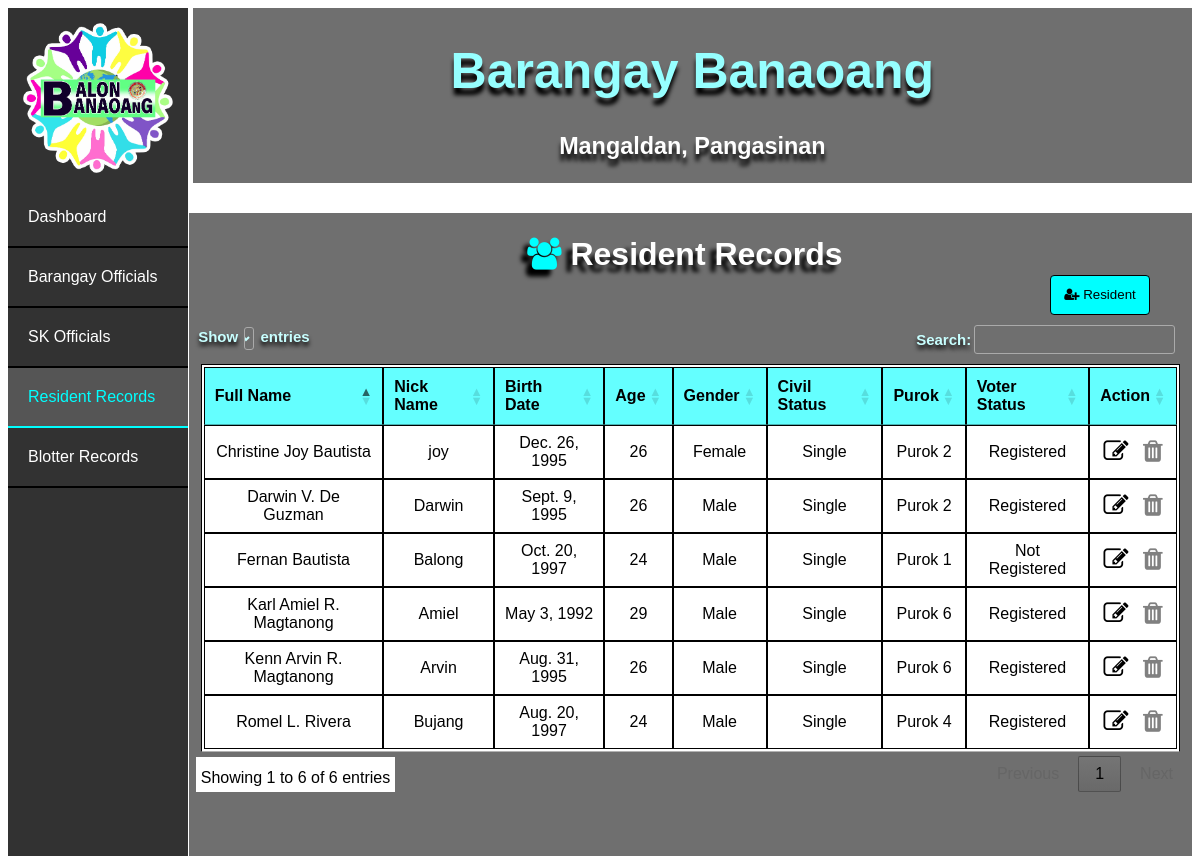
/list_residents, run on the app's committed database.
### bis/models.py (models this page shows)
class Resident(models.Model):
    full_name = models.CharField(max_length=30)
    nick_name = models.CharField(max_length=30)
    birth_date = models.DateField()
    gender = models.CharField(max_length=30)
    civil_status = models.CharField(max_length=30)
    purok = models.CharField(max_length=30)
    voter_status = models.CharField(max_length=30)
    @property
    def age(self):
        return int((datetime.now().date() - self.birth_date).days / 365.25)

### bis/views.py (the view)
# urls.py: path('list_residents', views.list_residents, name='list_residents'),
def list_residents(request):
    residents = Resident.objects.all()
    return render(request, 'list_residents.html', { 'residents_list' : residents })

### bis/templates/list_residents.html (shortened to what this page needs)
<!DOCTYPE html>
<html lang="en">
<head>
    {% load static %}
    <link rel="stylesheet" type="text/css" href="{% static 'index.css' %}">
    <link rel="stylesheet" type="text/css" href="//cdn.datatables.net/1.11.4/css/jquery.dataTables.min.css">
    <link rel="stylesheet" type="text/css" href="https://maxcdn.bootstrapcdn.com/font-awesome/4.7.0/css/font-awesome.min.css">
</head>
<body>
  <div class="banr">
    <div class="bant"><h1>Barangay Banaoang</h1></div>
    <div class="bant2"><h3>Mangaldan, Pangasinan</h3></div>
</div>
<ul>
  <div class="logo1"></div>
  <li><a href="index">Dashboard</a></li>
  <li><a href="list_officials">Barangay Officials</a></li>
  <li><a href="list_sks">SK Officials</a></li>
  <li><a class="active" href="list_residents">Resident Records</a></li>
  <li><a href="list_blotters">Blotter Records</a></li>
</ul>
<div class="cont">
  <h1 class="h"><i class="fa fa-users" style="color: cyan;"></i> Resident Records</h1>
  <a  href="create_residents"><button class="ad"><i class="fa fa-user-plus"></i> Resident</button></a>
    <table id="myTable" style="width: 98%;">
      <thead>
        <tr>
          <th>Full Name</th>
          <th>Nick Name</th>
          <th>Birth Date</th>
          <th>Age</th>
          <th>Gender</th>
          <th>Civil Status</th>
          <th>Purok</th>
          <th>Voter Status</th>
          <th>Action</th>
        </tr>
      </thead>
      <tbody>
        {% for resident in residents_list %}
        <tr>
          <td>{{ resident.full_name }}</td>
          <td>{{ resident.nick_name }}</td>
          <td>{{ resident.birth_date }}</td>
          <td>{{ resident.age }}</td>
          <td>{{ resident.gender }}</td>
          <td>{{ resident.civil_status }}</td>
          <td>{{ resident.purok }}</td>
          <td>{{ resident.voter_status }}</td>
          <td><a href="/edit_resident/{{ resident.pk }}"><i class="fa fa-edit"></i></a> <a href="/delete_resident/{{ resident.pk }}" onclick="return confirm('Are you sure you want to delete this item?')"> <i class="fa fa-trash"></i></a></td>
        </tr>
        {% endfor %}
      </tbody>
      </table>
    </div>
</body>
</html>

### bis/static/index.css (style rules this page uses)
body { font-family: sans-serif; background-image: url("bg.jpg"); background-size: 100%; }
ul { list-style-type: none; margin: 0; padding:0; width: 15%; background-color:rgba(50, 50, 50); position: fixed; height: 100%; overflow: auto; }
li a { display: block; color:white; padding: 20px 20px; text-decoration: none; border-bottom:2px solid black; }
li a.active { background-color: #555; color: cyan; border-color: cyan; }
.logo1 { background-image: url("blogo.png"); background-repeat: no-repeat; background-size: 90%; background-position: center; padding:50%; }
.banr { float: right; background-color:rgba(50, 50, 50, 0.7); width: 84.4%; }
.bant { text-align: center; font-size: 25px; color: rgb(150, 255, 255); text-shadow: 0px 7px 4px #000000; }
.bant2 { font-size: 20px; text-align: center; color: white; text-shadow: 0px 7px 4px #000000; }
.cont { padding:2px ; margin-top: 2.5%; float: right; background-color:rgba(50, 50, 50, 0.7); width: 84.4%; overflow: auto; padding-bottom: 5%; }
table, th, td { background-color: white; border: 1px solid black; }
table { margin-left: 10%; width: 80%; padding: 2px; margin-bottom: 2.5%; margin-top: 2.5%; }
th { background-color: rgb(100, 255, 255); padding: 10px; }
td { padding: 5px; text-align: center; }
.h { text-align: center; color: white; margin-right: 1.1%; text-shadow: -6px 7px 4px #000000; }

### bis/templates/list_residents.html (style rules this page uses)
.fa-edit { color:black; font-size: 25px; }
.fa-trash { margin-left: 10px; color:grey; font-size: 25px; }
.ad { float:right; width: 100px; height: 40px; background-color:cyan ; margin-top:-20px ; margin-right: 40px; border: 1px solid black; border-radius: 4px; color: black; }

### data on the page
Resident: full_name "Kenn Arvin R. Magtanong", nick_name "Arvin", birth_date "Aug. 31, 1995", age "26", gender "Male", civil_status "Single", purok "Purok 6", voter_status "Registered"
Resident: full_name "Romel L. Rivera", nick_name "Bujang", birth_date "Aug. 20, 1997", age "24", gender "Male", civil_status "Single", purok "Purok 4", voter_status "Registered"
Resident: full_name "Karl Amiel R. Magtanong", nick_name "Amiel", birth_date "May 3, 1992", age "29", gender "Male", civil_status "Single", purok "Purok 6", voter_status "Registered"
Resident: full_name "Darwin V. De Guzman", nick_name "Darwin", birth_date "Sept. 9, 1995", age "26", gender "Male", civil_status "Single", purok "Purok 2", voter_status "Registered"
Resident: full_name "Christine Joy Bautista", nick_name "joy", birth_date "Dec. 26, 1995", age "26", gender "Female", civil_status "Single", purok "Purok 2", voter_status "Registered"
Resident: full_name "Fernan Bautista", nick_name "Balong", birth_date "Oct. 20, 1997", age "24", gender "Male", civil_status "Single", purok "Purok 1", voter_status "Not Registered"
